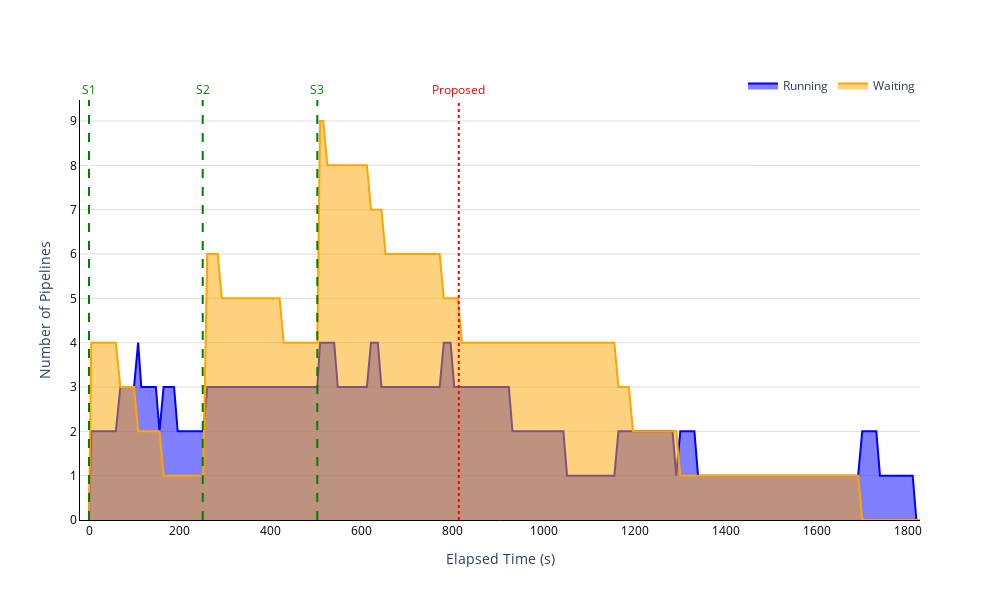

The notebook cell this image was saved under:
### Markdown cell above
#### Fifo-random

### Code cell
pipeline_numbers = pd.read_csv("output/fifo_random/42/n_pipelines_m2.csv")

# Add elapsed time column
start_timestamp = min(pipeline_numbers["timestamp"])
pipeline_numbers["elapsed_time"] = [int(t-start_timestamp) for t in pipeline_numbers["timestamp"]]

# Separate new time windows and pipeline updates
time_windows = pipeline_numbers[pipeline_numbers["type"] == "new_window"]["elapsed_time"]
pipeline_numbers = pipeline_numbers[pipeline_numbers["type"] == "update"]

plot_n_pipelines(
    pipeline_numbers,
    time_windows,
    title="Number of Pipelines Over Time (FCFS Random Strategy)",
    filename="n_pipelines_fifo_random",
    comparison_line=813
)

### Figure 1 — Plotly figure (JSON) as saved in the notebook; plotly's stock layout.template omitted (floating-point values rounded to 4 significant figures; data arrays with more than 128 entries replaced by an {"elided": "..."} marker saying what was removed)
{"data": [{"fill": "tozeroy", "line": {"color": "blue"}, "mode": "lines", "name": "Running", "type": "scatter", "x": {"elided": "232 int values"}, "y": {"elided": "232 int values"}}, {"fill": "tozeroy", "line": {"color": "orange"}, "mode": "lines", "name": "Waiting", "type": "scatter", "x": {"elided": "232 int values"}, "y": {"elided": "232 int values"}}], "layout": {"annotations": [{"font": {"color": "green", "size": 12}, "showarrow": false, "text": "S1", "x": 0, "xanchor": "center", "xref": "x", "y": 1, "yanchor": "bottom", "yref": "y domain"}, {"font": {"color": "green", "size": 12}, "showarrow": false, "text": "S2", "x": 250, "xanchor": "center", "xref": "x", "y": 1, "yanchor": "bottom", "yref": "y domain"}, {"font": {"color": "green", "size": 12}, "showarrow": false, "text": "S3", "x": 502, "xanchor": "center", "xref": "x", "y": 1, "yanchor": "bottom", "yref": "y domain"}, {"font": {"color": "red", "size": 12}, "showarrow": false, "text": "Proposed", "x": 813, "xanchor": "center", "xref": "x", "y": 1, "yanchor": "bottom", "yref": "y domain"}], "height": 600, "legend": {"orientation": "h", "title": {"text": ""}, "x": 1, "xanchor": "right", "y": 1, "yanchor": "bottom"}, "paper_bgcolor": "rgba(0,0,0,0)", "plot_bgcolor": "rgba(0,0,0,0)", "shapes": [{"line": {"color": "green", "dash": "dash"}, "opacity": 1, "type": "line", "x0": 0, "x1": 0, "xref": "x", "y0": 0, "y1": 1, "yref": "y domain"}, {"line": {"color": "green", "dash": "dash"}, "opacity": 1, "type": "line", "x0": 250, "x1": 250, "xref": "x", "y0": 0, "y1": 1, "yref": "y domain"}, {"line": {"color": "green", "dash": "dash"}, "opacity": 1, "type": "line", "x0": 502, "x1": 502, "xref": "x", "y0": 0, "y1": 1, "yref": "y domain"}, {"line": {"color": "red", "dash": "dot"}, "name": "proposed", "opacity": 1, "type": "line", "x0": 813, "x1": 813, "xref": "x", "y0": 0, "y1": 1, "yref": "y domain"}], "width": 1000, "xaxis": {"linecolor": "black", "showgrid": false, "showline": true, "tickfont": {"color": "black"}, "title": {"text": "Elapsed Time (s)"}}, "yaxis": {"dtick": 1, "gridcolor": "#dedede", "linecolor": "black", "showgrid": true, "showline": true, "tickfont": {"color": "black"}, "title": {"text": "Number of Pipelines"}}}}
